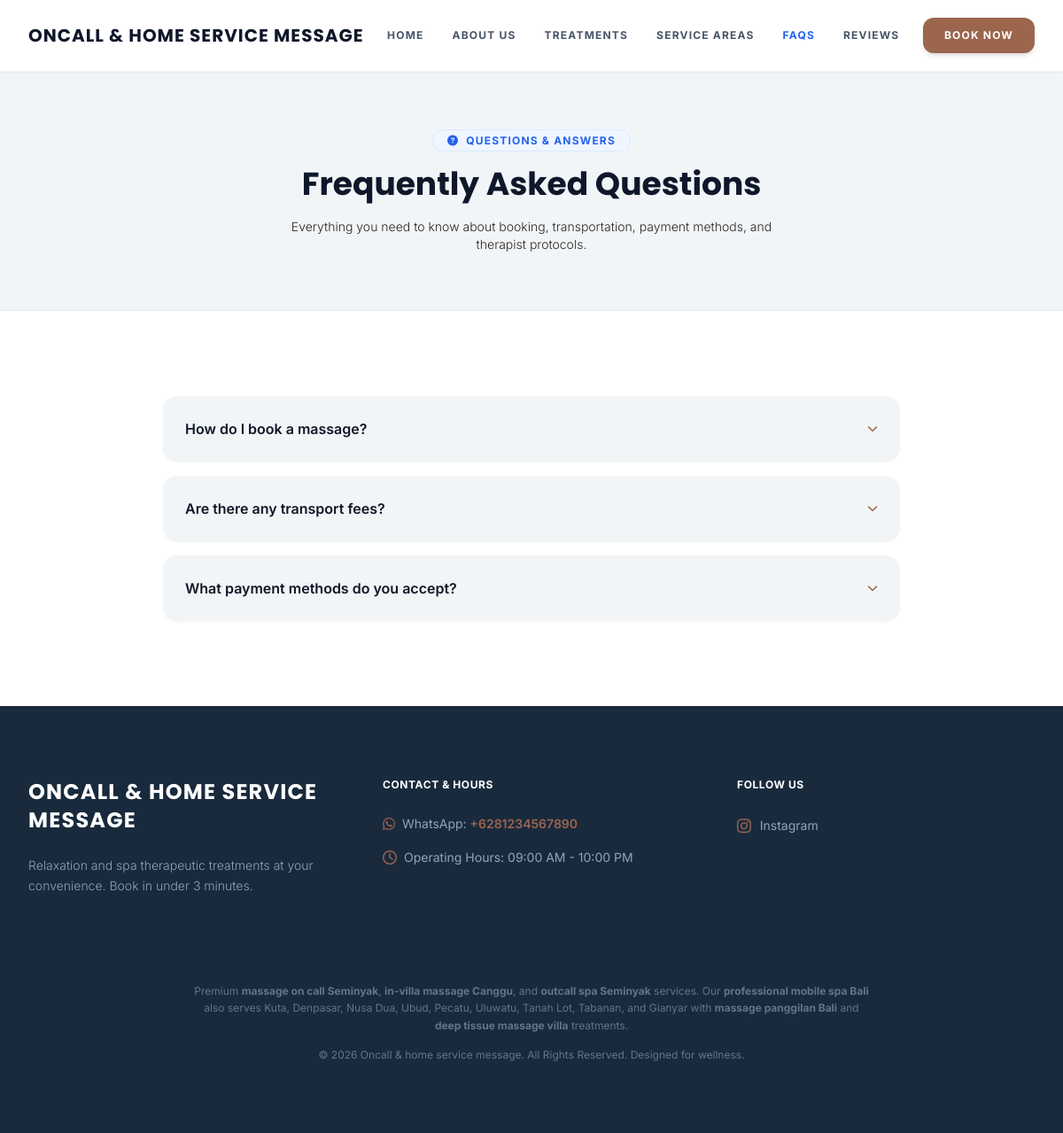
The app's page /faqs.php with its own data.
### tables this page shows
CREATE TABLE IF NOT EXISTS `faqs` (
  `id` INT(11) NOT NULL AUTO_INCREMENT,
  `question` VARCHAR(255) NOT NULL,
  `answer` TEXT NOT NULL,
  PRIMARY KEY (`id`)
);

### faqs.php (the view, shortened to what this page needs)
<?php
require_once 'header.php';
$faqs_query = $db->query("SELECT question, answer FROM faqs ORDER BY id ASC");
$faqs = $faqs_query->fetchAll();
?>
    <section class="bg-[#f2f5f7] py-16 border-b border-stone-200">
        <div class="max-w-7xl mx-auto px-4 sm:px-6 lg:px-8 text-center space-y-4">
            <span class="text-xs font-bold uppercase tracking-widest text-blue-600 bg-blue-50 border border-blue-100 px-4 py-1 rounded-full"><i aria-hidden="true" class="fas fa-question-circle mr-1"></i> Questions &amp; Answers</span>
            <h1 class="text-4xl font-serif font-bold text-slate-900 leading-tight">Frequently Asked Questions</h1>
            <p class="text-slate-650 font-light text-sm max-w-xl mx-auto">Everything you need to know about booking, transportation, payment methods, and therapist protocols.</p>
        </div>
    </section>
    <section class="py-24 bg-white animate-fadeIn">
        <div class="max-w-4xl mx-auto px-4 sm:px-6 lg:px-8">
            <div class="space-y-4">
                <?php foreach ($faqs as $i => $faq): ?>
                    <div class="bg-[#f2f5f7] border border-stone-100 rounded-2xl overflow-hidden shadow-sm">
                        <button aria-expanded="false" aria-controls="faq-ans-<?php echo $i; ?>" onclick="toggleFaq(<?php echo $i; ?>)" class="w-full flex items-center justify-between p-6 text-left font-semibold text-slate-900 hover:bg-slate-50 transition-colors">
                            <span><?php echo htmlspecialchars($faq['question']); ?></span>
                            <i aria-hidden="true" id="faq-icon-<?php echo $i; ?>" class="fas fa-chevron-down text-[#9c654d] text-xs transition-transform duration-300"></i>
                        </button>
                    </div>
                <?php endforeach; ?>
            </div>
        </div>
    </section>
<?php
require_once 'footer.php';
?>

### header.php (style rules this page uses)
.font-serif { font-family: 'Poppins', sans-serif; }
.font-sans { font-family: 'Inter', sans-serif; }

### records on screen
faqs: question "How do I book a massage?"
faqs: question "Are there any transport fees?"
faqs: question "What payment methods do you accept?"

### other values on screen
$brandName "ONCALL & HOME SERVICE MESSAGE"
$whatsapp "6281234567890"
$operatingHours "09:00 AM - 10:00 PM"
$brandName "Oncall & home service message"
